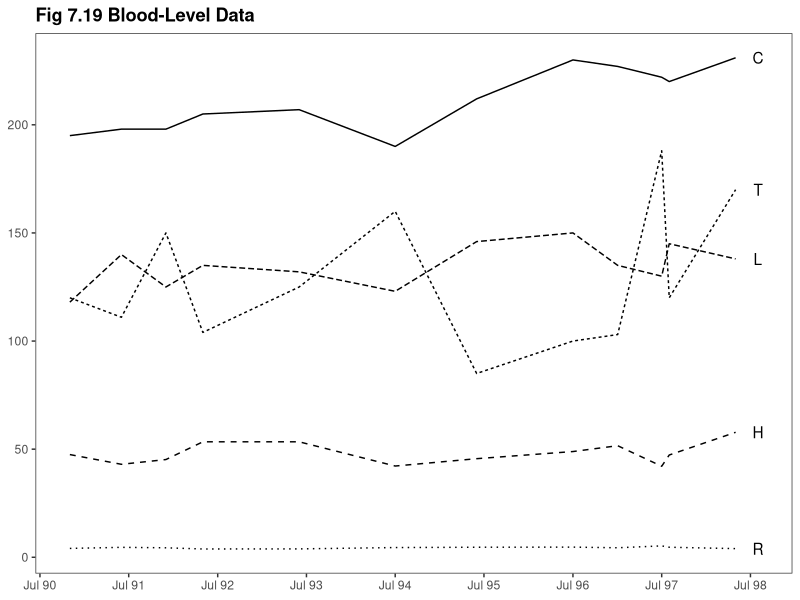
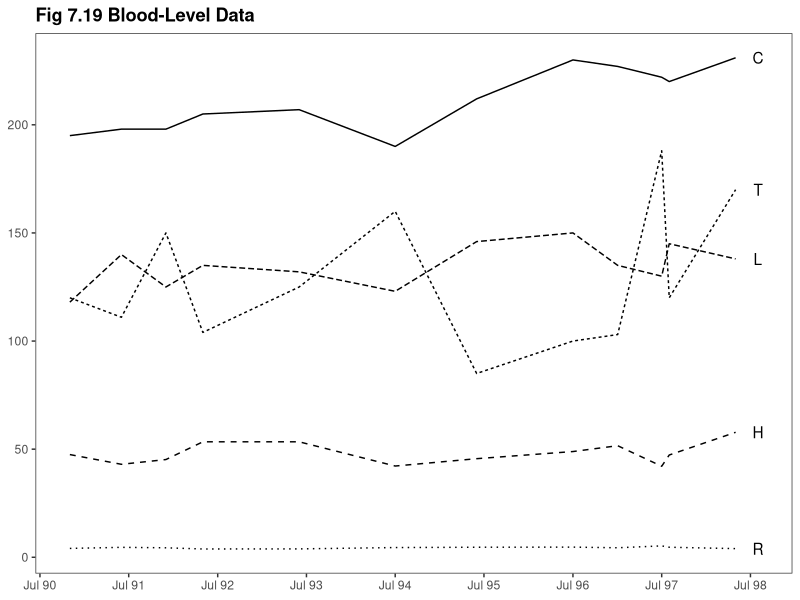

Source code (R) for these figures, in order:
library(ggplot2)
library(scales)
library(reshape2)

this_base <- "fig07-19_blood-level-data"

my_data <- 
  data.frame(time = c("1990-11-01", "1991-06-01", "1991-12-01",
                      "1992-05-01", "1993-06-01", "1994-07-01",
                      "1995-06-01", "1996-07-01", "1997-01-01", 
                      "1997-07-01", "1997-08-01", "1998-05-01"),
             C = c(195, 198, 198, 205, 207, 190, 212, 230, 227, 222, 220, 231),
             T = c(120, 111, 150, 104, 125, 160, 85, 100, 103, 188, 120, 170),
             L = c(118, 140, 125, 135, 132, 123, 146, 150, 135, 130, 145, 138),
             H = c(47.5, 43.0, 45.2, 53.4, 53.4, 42.2, 
                   45.6, 48.9, 51.6, 42.1, 47.3, 57.8),
             R = c(4.1, 4.6, 4.38, 3.84, 3.88, 4.5, 
                   4.65, 4.7, 4.4, 5.27, 4.65, 4.0))

my_data$time <- as.Date(my_data$time)

my_data_long <- melt(my_data, "time")

p <- ggplot(my_data_long, aes(x = time, y = value)) +
  geom_line(aes(linetype = variable), show_guide = FALSE) +
  annotate("text", x = as.Date("1998-08-01"), y = c(231, 170, 138, 57.8, 4), 
           label = c("C", "T", "L", "H", "R")) + 
  scale_x_date(breaks = seq(as.Date("1990-07-01"), as.Date("1998-07-01"), 
                            "year"), labels = date_format("%b %y")) +
  ggtitle("Fig 7.19 Blood-Level Data") + 
  theme_bw() + 
  theme(panel.grid.major = element_blank(),
        panel.grid.minor = element_blank(),
        plot.title = element_text(size = rel(1.2), face = "bold"),
        axis.title = element_blank())

p

ggsave(paste0(this_base, ".png"), p, width = 6, height = 4)

## note: my_data is estimated
